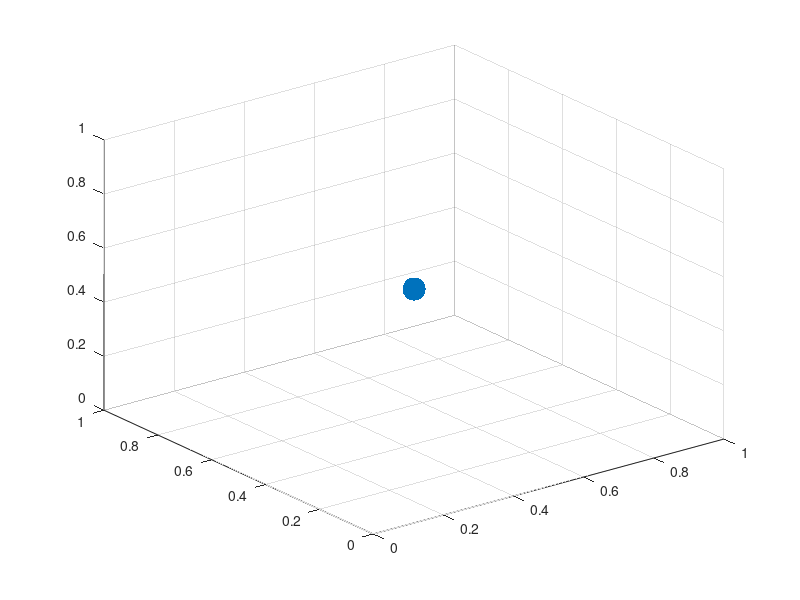

The MATLAB script that drew this image: (Note: this script raises an error after producing the figure.)
que_ball.m = 0.1;  % 100 g
que_ball.q = 1e-3;  % 1 mC

x = linspace(0,1,10); y = linspace(0,1,10); z = linspace(0,1,10);
[X,Y,Z] = meshgrid(x,y,z);

que_ball.pos = [0.5; 0.5; 0.5];
que_ball.v = [0.1; 0.1; 0.1];
test_pos = [0.7;0.5;0.4];
test_charge = 1e-3;

dt = 0.01;

for t=0:dt:0.5
    que_ball.pos = que_ball.pos + que_ball.v*dt;
    plot3(que_ball.pos(1), que_ball.pos(2), que_ball.pos(3), '.', 'markersize', 50), axis([0 1 0 1 0 1]), grid on, hold on
    E_field = E(test_pos, que_ball);
    F = E_field*test_charge;
    quiver3(test_pos(1),test_pos(2),test_pos(3), F(1),F(2),F(3), 5e-7), hold off
    pause(0.01)
end



